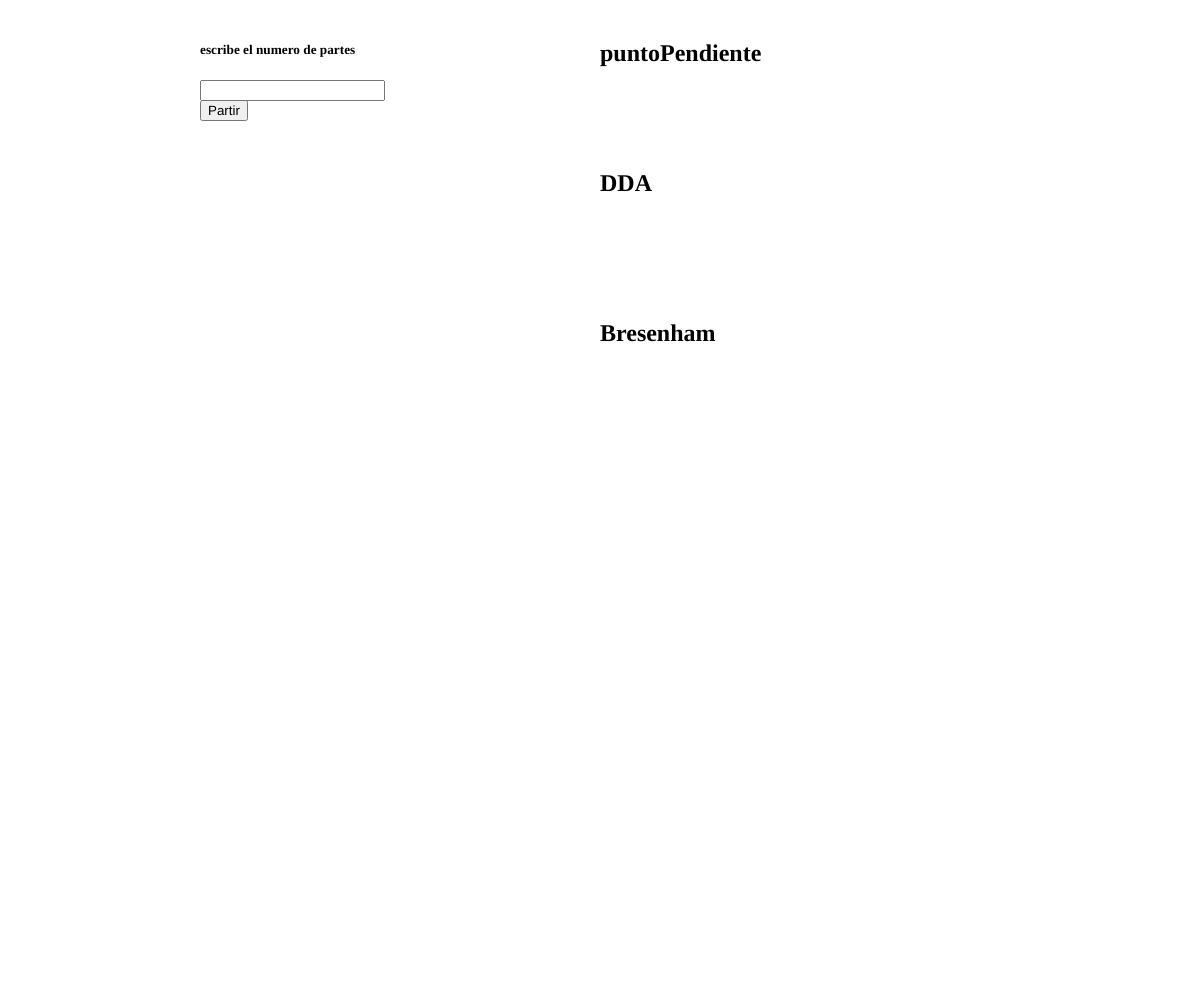
Frame 1 (no input)
Frame 60 (no input): identical to frame 1, image omitted
Frame 120 (the mouse pressed at the canvas centre since frame 60): identical to frame 1, image omitted

The p5.js sketch that drew this single still picture (run headless with seeded random() and noise() and a simulated clock; from frame 60 on, the mouse is pressed at the canvas centre):

// p5.js sketch
// ── sketch.js
let circuloPP;
let circuloDDA;
let circuloBH;
let partes,angulo,step,xp,yp,pPP,pDDA,pBH;
let dimencion = 50;

let i;
let pfPP,pfDDA,pfBH;

let pintarCirculo=0;

function setup() {
	createCanvas(windowWidth, windowHeight);
	
	
	inst = createElement('h5', 'escribe el numero de partes');
	inst.position(windowWidth/6, 20);

	num = createInput();
	num.position(windowWidth/6, 80);

	boton = createButton('Partir');
	boton.position(windowWidth/6, 100);
	boton.mousePressed(greet);

	e1 = createElement('h2', 'puntoPendiente');
	e1.position(windowWidth/2, 20);
	e2 = createElement('h2', 'DDA');
	e2.position(windowWidth/2, 150);
	e3 = createElement('h2', 'Bresenham');
	e3.position(windowWidth/2, 300);
	
	
	stroke("black");
	
	frameRate(60);
}

function draw() {
	

	if(angulo < radians(360) && partes > 1){
		piPP = {x: windowWidth/4, y:20};
		piDDA = {x: (windowWidth/4)*2, y:150};
		piBH = {x: (windowWidth/4)*3, y:300};
		if (pintarCirculo<1) {
			ellipse(piPP.x, piPP.y,dimencion,dimencion);
			ellipse(piDDA.x, piDDA.y,dimencion, dimencion);
			ellipse(piBH.x, piBH.y,dimencion,dimencion);
		}
		pintarCirculo++;
		xp = Math.floor(dimencion/2 * cos(angulo));
		yp = Math.floor(dimencion/2 * sin(angulo));
		pfPP = {x:Math.floor(piPP.x+xp),y:Math.floor(piPP.y+yp)};
		pfDDA = {x:Math.floor(piDDA.x+xp),y:Math.floor(piDDA.y+yp)};
		pfBH = {x:Math.floor(piBH.x+xp),y:Math.floor(piBH.y+yp)};

		DDA(piDDA,pfDDA);
		DDA(pfDDA,piDDA);
		puntoPendiente(piPP,pfPP);
		Bresenham(piBH,pfBH);
		line(piPP.x,piPP.y,piPP.x+xp,piPP.y+yp);

		angulo+= step;

	}
	
}

function puntoPendiente(p1,p2) {
	var dx = p2.x - p1.x;
	var dy = p2.y - p1.y;

	let x;
    let m, b, y;
    
    m = dy / dx;
    b = p1.y - m * p1.x;

    x = p1.x;
    y = p1.y;
     
    while (x < (p2.x + 1)) {
        
        point(x, p1.y)
        x++;
        y = m * x + b; 
    }
}

function DDA(p1, p2) {
	var p,xi,yi,k;
	var dx = p2.x - p1.x;
	var dy = p2.y - p1.y;

	point(p1.x, p1.y)

	let y=p1.y,x=p1.x;
	
	if (dx > dy || dy == 0) {
		p = dx;
	} else {
		p = dy;
	}

	xi = dx / p;
    yi = dy / p;

	for(k = 0;k < p;k++){
		x += xi;
		y += yi;
		point(x, y);
	}
}


function Bresenham(p1, p2){
	var dx = p2.x - p1.x;
	var dy = p2.y - p1.y;

	point(p1.x, p1.y)

	var m,b;
	let y,x,xEnd,stepx,stepy,p,incE,incNE;
	

	  if (dy < 0) { 
	    dy = -dy;
	    stepy = -1; 
	  } 
	  else{
	  	stepy = 1;
	  }  
	  if (dx < 0) {  
	    dx = -dx; 
	    stepx = -1; 
	  } 
	  else{
	  	stepx = 1;
	  } 
	    
	  x = p1.x;
	  y = p1.y;
	  point(p1.x, y)


	  if(dx>dy){
	    p = 2*dy - dx;
	    incE = 2*dy;
	    incNE = 2*(dy-dx);
	    while (x != p2.x){
	      x += stepx;
	      if (p < 0){
	        p += incE;
	      }
	      else {
	        y += stepy;
	        p += incNE;
	      }
	      point(x,y)
	    }
	  }else{
	    p = 2*dx - dy;
	    incE = 2*dx;
	    incNE = 2*(dx-dy);
	    while (y != p2.y){
	      y += stepy;
	      if (p < 0){
	        p += incE;
	      }
	      else {
	        x += stepx;
	        p += incNE;
	      }
	      point(x,y);
	    }
	  }
	}


function greet() {
	background('white');
	pintarCirculo =0;
	piPP = {x: windowWidth/4, y:400};
	piDDA = {x: (windowWidth/4)*2, y:400};
	piBH = {x: (windowWidth/4)*3, y:400};
	partes = num.value();
	step = radians(360/partes);
	angulo= 0;
}
